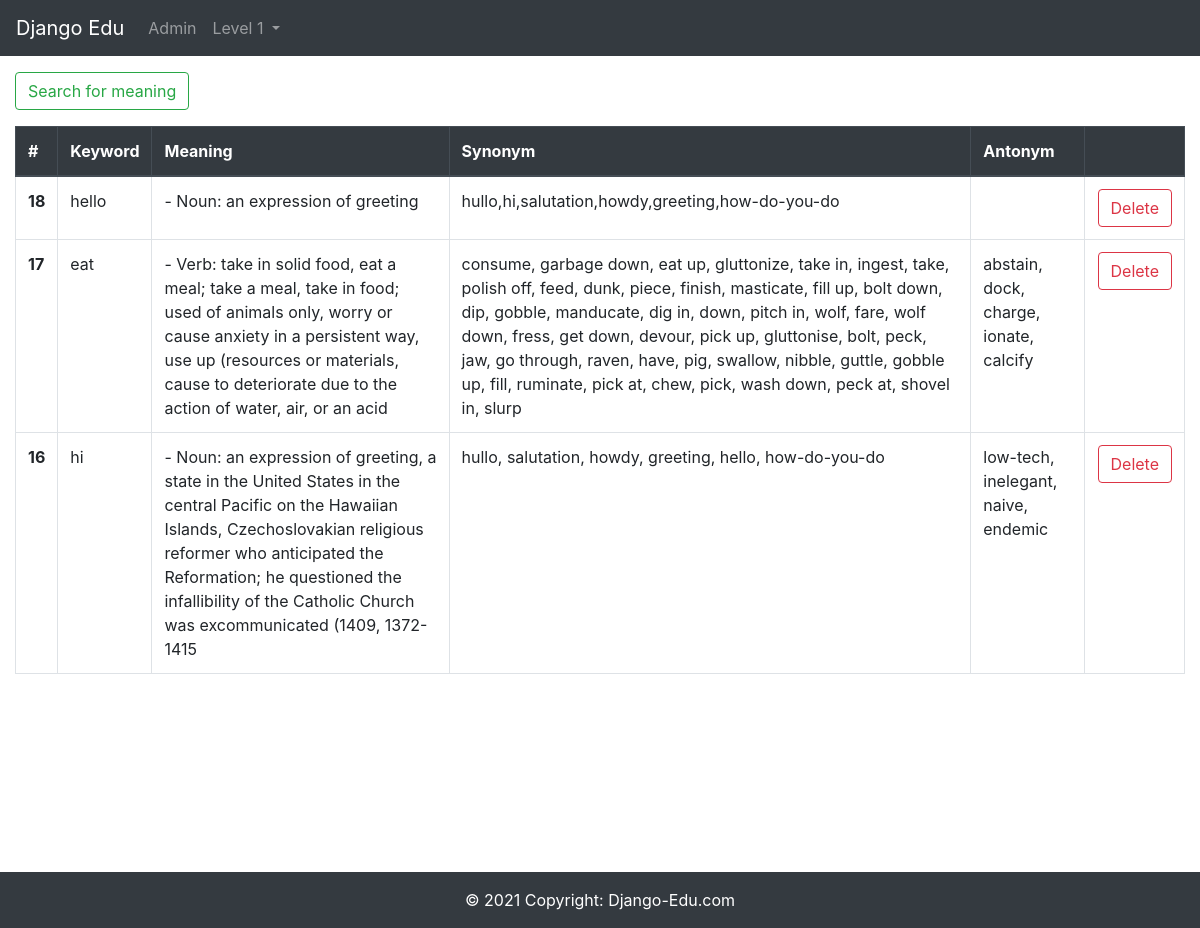
Before: /dictionaries/ with the older database file.
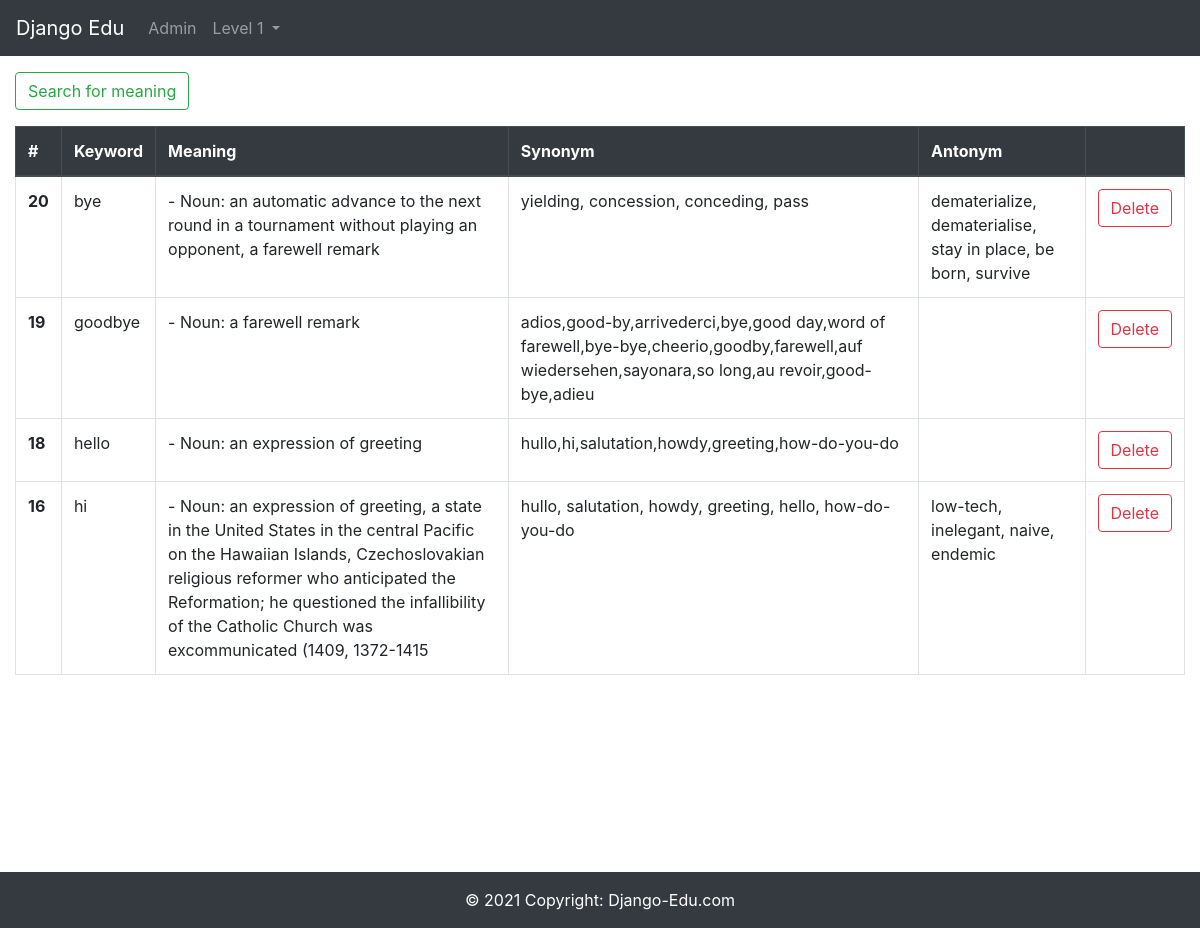
After: the same page with the newer database file.
### dictionaries/models.py (models this page shows, shortened)
class Word(models.Model):
    keyword = models.CharField(max_length=255)
    meaning = models.TextField()
    synonym = models.TextField(null=True, blank=True)
    antonym = models.TextField(null=True, blank=True)

### dictionaries/views.py (the view)
# urls.py: path('', views.index, name='index'),
def index(request):
    return render(request, 'dictionaries/index.html', {
        'words': Word.objects.all().order_by('id').reverse(),
    })

### dictionaries/templates/dictionaries/index.html (shortened to what this page needs)
{% extends 'layouts/base.html' %}
{% block content %}
<div class="container-fluid">
  <button
    type="button"
    class="btn btn-outline-success"
    data-toggle="modal"
    data-target="#modal-dictionary"
  >
    Search for meaning
  </button>
  <div class="table-responsive">
    <table class="table table-bordered table-hover mt-3">
      <thead class="thead-dark">
        <tr>
          <th scope="col">#</th>
          <th scope="col">Keyword</th>
          <th scope="col">Meaning</th>
          <th scope="col">Synonym</th>
          <th scope="col">Antonym</th>
          <th scope="col"></th>
        </tr>
      </thead>
      <tbody>
        {% for word in words %}
        <tr>
          <th scope="row">{{ word.id }}</th>
          <td>{{ word.keyword }}</td>
          <td>{{ word.meaning }}</td>
          <td>{{ word.synonym }}</td>
          <td>{{ word.antonym }}</td>
          <td class="text-center">
            <button
              type="button"
              class="btn btn-outline-danger btn-delete-word"
              data-word-id="{{ word.id }}"
            >
              Delete
            </button>
          </td>
        </tr>
        {% endfor %}
      </tbody>
    </table>
  </div>
</div>
{% endblock content %}

### templates/layouts/base.html (shortened to what this page needs)
<!DOCTYPE html>
<html lang="en">
  <head>
    <link
      rel="stylesheet"
      href="https://stackpath.bootstrapcdn.com/bootstrap/4.4.1/css/bootstrap.min.css"
    />
  </head>
  <body>
    {% include 'partials/header.html' %}
    <main class="min-vh-100 mt-3">
      {% block content %}{% endblock content %}
    </main>
    {% include 'partials/footer.html' %}
  </body>
</html>

### templates/partials/header.html (shortened to what this page needs)
<header>
  <nav class="navbar navbar-expand-lg navbar-dark bg-dark">
    <a class="navbar-brand" href="/">Django Edu</a>
    <div class="collapse navbar-collapse" id="navbarNavAltMarkup">
      <div class="navbar-nav">
        <a
          class="nav-item nav-link"
          href="{% url 'admin:index' %}"
          target="_blank"
          rel="noopener noreferrer"
        >
          Admin
        </a>
        <li class="nav-item dropdown">
          <a
            class="nav-link dropdown-toggle"
            href="#"
            id="navbarDropdown"
            role="button"
            data-toggle="dropdown"
            aria-haspopup="true"
            aria-expanded="false"
          >
            Level 1
          </a>
        </li>
      </div>
    </div>
  </nav>
</header>

### templates/partials/footer.html
<footer>
  <div class="text-center p-3 bg-dark text-white">
    © 2021 Copyright:
    <a class="text-white" href="/">Django-Edu.com</a>
  </div>
</footer>

Changed rows visible on the page:
removed Word: id "17", keyword "eat", meaning "- Verb: take in solid food, eat a meal; take a meal, take in food; used of animals only, worry or cause anxiety in a persistent way, use up (resources or materials, cause to deteriorate due to the action of water, air, or an acid", synonym "consume, garbage down, eat up, gluttonize, take in, ingest, take, polish off, feed, dunk, piece, finish, masticate, fill up, bolt down, dip, gobble, manducate, dig in, down, pitch in, wolf, fare, wolf down, fress, get down, devour, pick up, gluttonise, bolt, peck, jaw, go through, raven, have, pig, swallow, nibble, guttle, gobble up, fill, ruminate, pick at, chew, pick, wash down, peck at, shovel in, slurp", antonym "abstain, dock, charge, ionate, calcify"
added Word: id "20", keyword "bye", meaning "- Noun: an automatic advance to the next round in a tournament without playing an opponent, a farewell remark", synonym "yielding, concession, conceding, pass", antonym "dematerialize, dematerialise, stay in place, be born, survive"
added Word: id "19", keyword "goodbye", meaning "- Noun: a farewell remark", synonym "adios,good-by,arrivederci,bye,good day,word of farewell,bye-bye,cheerio,goodby,farewell,auf wiedersehen,sayonara,so long,au revoir,good-bye,adieu"
